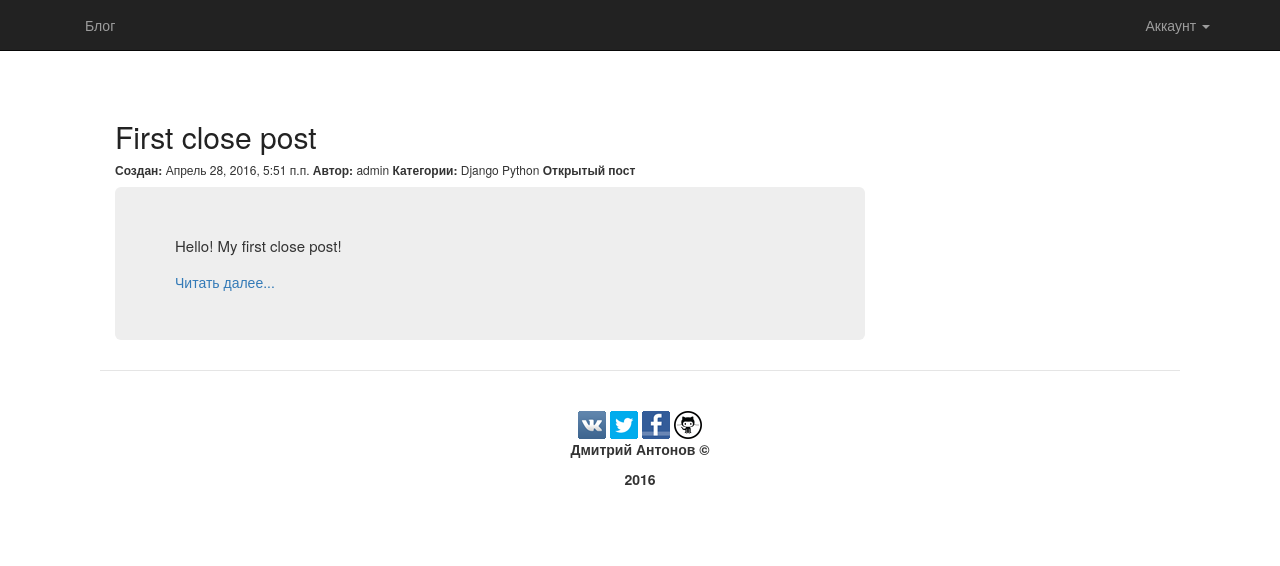
The app's page /, older data.
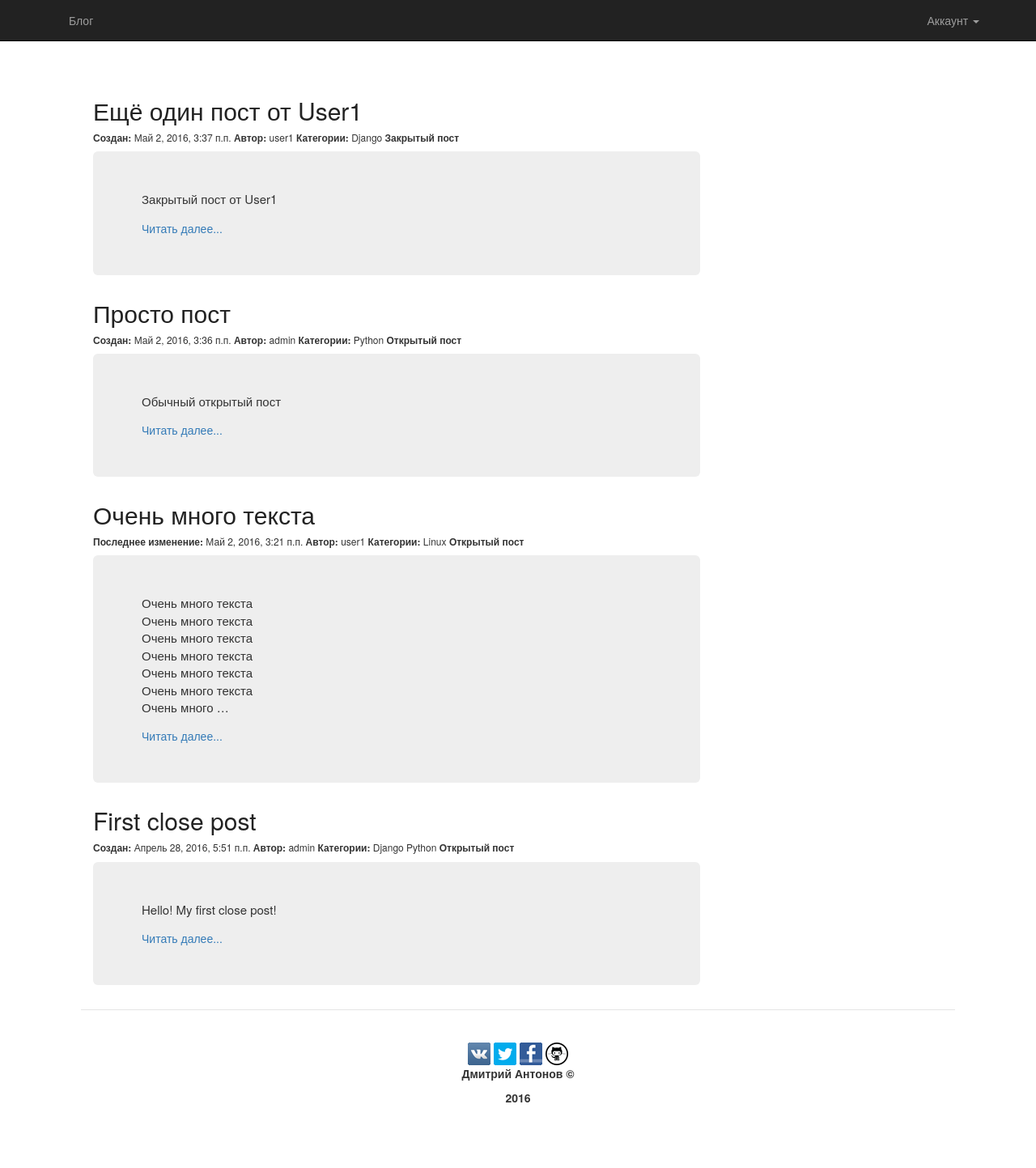
The same page, newer data.
### blog/models.py (models this page shows, shortened)
class Article(models.Model):
    article_title = models.CharField(max_length=100)
    article_text = models.TextField()
    article_date_create = models.DateTimeField(default=timezone.now)
    article_date_modify = models.DateTimeField(default=timezone.now)
    article_access = models.BooleanField(default=True)
    article_autor = models.ForeignKey(User)
    article_tag = models.ManyToManyField(Tags)

class Tags(models.Model):
    tags_name = models.CharField(max_length=50)
    def __str__(self):
        return self.tags_name

### blog/views.py (the view)
# urls.py: url(r'^$', views.HomeView.as_view(), name='home'),
class HomeView(generic.ListView):
    template_name = 'blog/home.html'
    context_object_name = 'post_blog'
    def get_queryset(self):
        return Article.objects.order_by('-article_date_create').all()

### blog/templates/blog/home.html (shortened to what this page needs)
{% load staticfiles %}
<!DOCTYPE html>
<html lang="ru">
<head>
    {% block load_css %}
      <link href="{% static 'blog/css/bootstrap.css' %}" rel="stylesheet">
      <link rel="stylesheet" type="text/css" href="{% static 'blog/style.css' %}">
    {% endblock load_css %}
</head>
<body>
    {% block header %}
      <div class="container-fluit">
          <div class="row">
              <div class="navbar navbar-inverse navbar-fixed-top">
                  <div class="container">
                      <ul class="nav navbar-nav navbar-right">
                        <li class="dropdown">
                          <a class="dropdown-toggle" data-toggle="dropdown" role="button" aria-expanded="false">Аккаунт <span class="caret"></span></a>
                        </li>
                      </ul>
                      <div class="collapse navbar-collapse">
                          <ul class="nav navbar-nav">
                              <li><a href="{% url 'blog:home' %}">Блог</a></li>
                          </ul>
                      </div>
                  </div>
              </div>
          </div>
      </div>
    {% endblock header %}
    {% block post %}
      {% if post_blog %}
        <div class="container blog-post">
          <div class="row">
              <div class="col-lg-8 col-md-8">
                        {% for x in post_blog %}
                            <div>
                                <h2 class="article-title">
                                    <a class="article-title" href="{% url 'blog:full' x.id %}"> {{ x.article_title }} </a>
                                </h2>
                            </div>
                            <h6>
                                {% if x.article_date_create == x.article_date_modify %}
                                    <b>Создан:</b> {{ x.article_date_create }}
                                {% else %}
                                    <b>Последнее изменение:</b> {{ x.article_date_modify }}
                                {% endif %}
                                <b>Автор:</b> {{ x.article_autor }}
                                <b>Категории:</b>
                                {% for tag in x.article_tag.all %}
                                    {{ tag }}
                                {% endfor %}
                                {% if x.article_access %}
                                  <b>Открытый пост</b>
                                {% else %}
                                  <b>Закрытый пост</b>
                                {% endif %}
                            </h6>
                            <div class="jumbotron">
                                <p class="text-justify">
                                    {{ x.article_text|linebreaksbr|urlize|truncatewords_html:20 }}
                                </p>
                                <a href="{% url 'blog:full' x.id %}">Читать далее...</a>
                            </div>
                        {% endfor %}
            </div>
          </div>
        </div>
    {% endif %}
    {% endblock post %}
    {% block footer %}
          <div class="blog-footer">
        <a href="https://vk.com/blacktrub">
            <img src="{% static "blog/image/ico-vkontakte.png" %}">
        </a>
        <a href="https://twitter.com/BlackTrub">
            <img src="{% static "blog/image/ico-twitter.png" %}">
        </a>
        <a href="https://www.facebook.com/blacktrub">
            <img src="{% static "blog/image/ico-facebook.png" %}">
        </a>
        <a href="https://www.github.com/blacktrub">
            <img src="{% static "blog/image/github.png" %}">
        </a>
        <p>
            <b>Дмитрий Антонов ©</b>
        </p>
        <p>
            <b>2016</b>
        </p>
    </div>
    {% endblock footer %}
</body>
</html>

### blog/static/blog/style.css (style rules this page uses)
body { margin: 100px; }
.article-title a, .article-title a:visited { color: #222222; text-decoration: none; }
div.blog-footer { padding: 40px 0; text-align: center; border-top: 1px solid #e5e5e5; }
p.text-justify { font-size: 15px; }

Row changes from the older to the newer data that the page shows:
added Article: article_title "Ещё один пост от User1", article_date_create "Май 2, 2016, 3:37 п.п.", article_autor "user1", article_access "Закрытый пост", article_text "Закрытый пост от User1", Tags (tags_name "Django")
added Article: article_title "Просто пост", article_date_create "Май 2, 2016, 3:36 п.п.", article_autor "admin", article_access "Открытый пост", article_text "Обычный открытый пост", Tags (tags_name "Python")
added Article: article_title "Очень много текста", article_date_modify "Май 2, 2016, 3:21 п.п.", article_autor "user1", article_access "Открытый пост", article_text "Очень много текста Очень много текста Очень много текста Очень много текста Очень много текста Очень много текста Очень много …"
now on this page (row unchanged): Tags: tags_name "Linux", shown under "Очень много текста"
